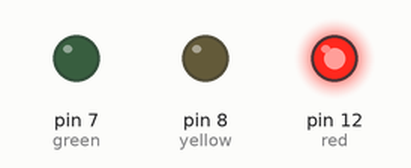
Bench run of a sketch on a simulated Arduino Uno, built with avr-gcc and run on an emulated ATmega328P. On the bench: output pins drawn as LEDs (lit = HIGH).

Above: at 2.5 s.
At 5.45 s:
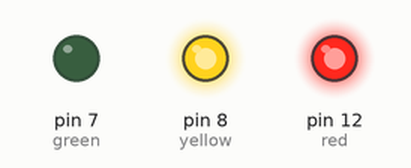
At 8.5 s:
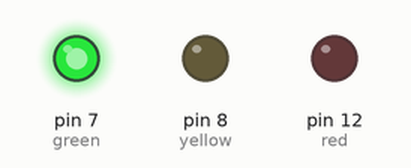
At 11.85 s:
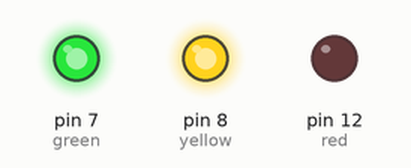
Timing chart, 0 to 15.6 s (numbered marks = the images above):
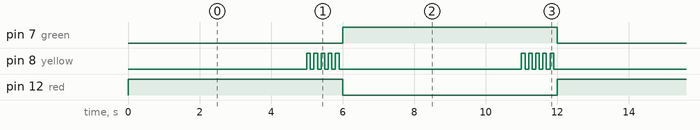

Measured:
- by itself, pin 7 (green), pin 12 (red): alternates HIGH for 6.0 s and LOW for 6.0 s
- by itself, pin 8 (yellow): repeats every 6.0 s: 4 × (LOW 0.10 s, HIGH 0.10 s), LOW 5.1 s, HIGH 0.10 s
- by itself, everything shown: repeats every 12.0 s, in 22 steps

The sketch:

Blink.ino
```cpp
// First code like an example for GitHub by Madiyar Kenzhebayev
// Simple traffic light logic
const int green = 7;
const int yellow = 8;
const int red = 12;
void blinkYellow() {
  for(int i = 0; i < 5; i++){
    digitalWrite(yellow, HIGH);
    delay(100);
    digitalWrite(yellow, LOW);
    delay(100);
  }
}
void setup() {
  pinMode(green, OUTPUT);
  pinMode(yellow, OUTPUT);
  pinMode(red, OUTPUT);
}
void loop() {
  digitalWrite(red, HIGH);
  digitalWrite(yellow, LOW);
  digitalWrite(green, LOW);
  delay(5000);
  blinkYellow();
  digitalWrite(red, LOW);
  digitalWrite(yellow, LOW);
  digitalWrite(green, HIGH);
  delay(5000);
  blinkYellow();
}
```
